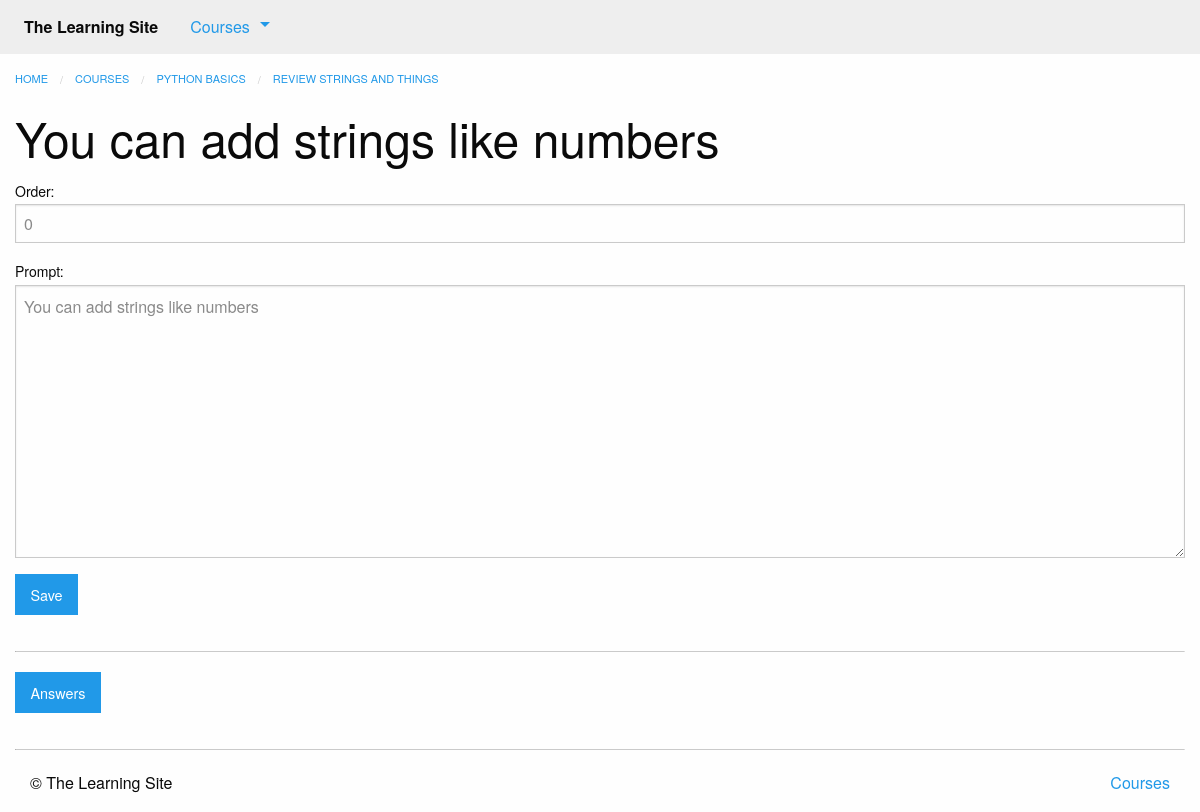
Page /courses/1/edit_question/1/ (signed in) on the committed database.
### courses/models.py (models this page shows, shortened)
class Step(models.Model):
    title = models.CharField(max_length=255)
    description = models.TextField()
    order = models.IntegerField(default=0)
    course = models.ForeignKey(Course)
    class Meta:
        abstract = True
        ordering = ['order', ]

class Quiz(Step):
    total_questions = models.IntegerField(default=4)
    class Meta:
        verbose_name_plural = "Quizzes"

class Course(models.Model):
    created_at = models.DateTimeField(auto_now_add=True)
    title = models.CharField(max_length=255)
    description = models.TextField()

class Question(models.Model):
    quiz = models.ForeignKey(Quiz)
    order = models.IntegerField(default=0)
    prompt = models.TextField()
    class Meta:
        ordering = ['order', ]

### courses/views.py (the view)
# urls.py: url(r'(?P<quiz_pk>\d+)/edit_question/(?P<question_pk>\d+)/$', views.edit_question, name='edit_question'),
@login_required
def edit_question(request, quiz_pk, question_pk):
    question = get_object_or_404(models.Question, pk=question_pk, quiz_id=quiz_pk)
    if hasattr(question, 'truefalsequestion'):
        form_class = forms.TrueFalseQuestionForm
        question = question.truefalsequestion
    else:
        form_class = forms.MultipleChoiceQuestionForm
        question = question.multiplechoicequestion
    form = form_class(instance=question)
    if request.method == 'POST':
        form = forms.QuizForm(instance=question, data=request.POST)
        if form.is_valid():
            form.save()
            messages.success(request, "Updated question")
            return HttpResponseRedirect(question.quiz.get_absolute_url())
    return render(request, 'courses/question_form.html', {'form': form,
                                                          'quiz': question.quiz})

### courses/forms.py
class TrueFalseQuestionForm(forms.ModelForm):
    class Meta:
        model = models.TrueFalseQuestion
        fields = [
            'order',
            'prompt'
        ]

### courses/templatetags/course_extras.py (called while the page is built)
@register.inclusion_tag('courses/course_nav.html')
def nav_courses_list():
    courses = Course.objects.all()[:5]
    return {'courses': courses}

### courses/templates/courses/question_form.html (shortened to what this page needs)
{% extends "courses/layout.html" %}
{% load course_extras %}
{% block breadcrumbs %}
    <li><a href="{% url 'courses:detail' pk=quiz.course.pk %}">{{ quiz.course.title }}</a></li>
    <li><a href="{% url 'courses:quiz' course_pk=quiz.course.pk step_pk=quiz.pk %}">{{ quiz.title }}</a></li>
{% endblock %}
{% block content %}
    <div class="row columns">
        {{ block.super }}
        <h1>{{ form.instance.prompt|default:"Make a new question" }}</h1>
        <form action="" method="post">
            {{ form.as_p }}
            <input type="submit" class="button" value="Save">
        </form>
        {% if user.is_authenticated and form.instance.pk %}
            <hr>
            <a href="{% url 'courses:create_answer' question_pk=form.instance.pk %}" class="button">Answers</a>
        {% endif %}
    </div>
{% endblock %}

### rows in the picture
Quiz: course "PYTHON BASICS", title "REVIEW STRINGS AND THINGS"
Question: instance.prompt "You can add strings like numbers", order "0", prompt "You can add strings like numbers"
